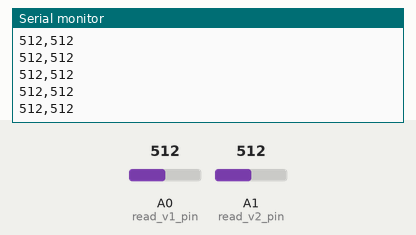
Bench run of a sketch on a simulated Arduino Uno, built with avr-gcc and run on an emulated ATmega328P. Shown: the last lines printed to the serial monitor. The inputs (shaded band) are chosen by the test bench; at power-on: A0 (read_v1_pin) = 512, A1 (read_v2_pin) = 512.

Above: at 1.2 s.
1.3 s: A0 (read_v1_pin) set to 716
At 1.32 s:
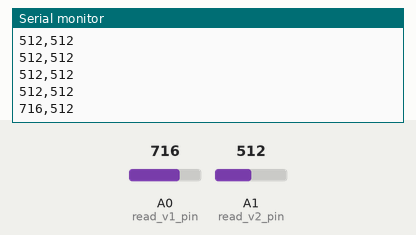
2.8 s: A1 (read_v2_pin) set to 716
At 2.82 s:
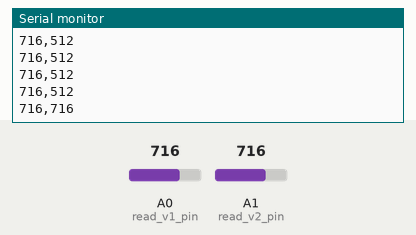
4.3 s: A0 (read_v1_pin) set to 900
At 4.32 s:
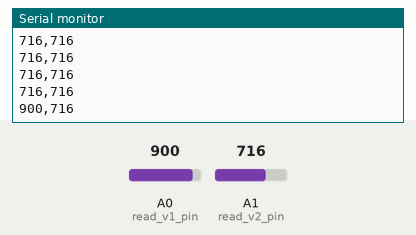
5.8 s: A1 (read_v2_pin) set to 900
At 5.82 s:
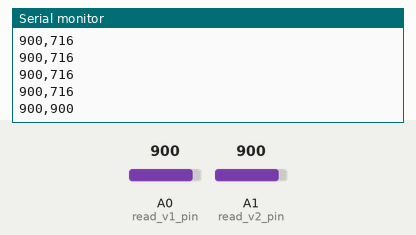
Timing chart, 0 to 8.3 s (numbered marks = the images above; inputs shaded):
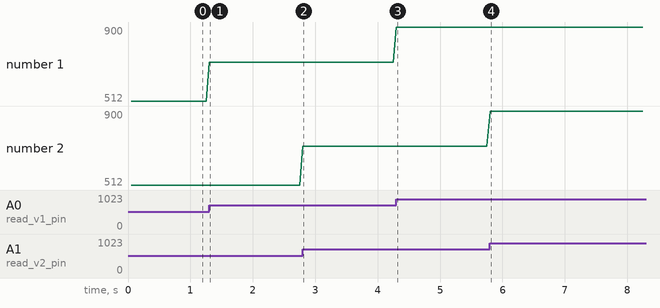

Measured:
- after the input at 1.3 s, the serial monitor: prints a new line at once (image 1)
- after the input at 2.8 s, the serial monitor: prints a new line at once (image 2)
- after the input at 4.3 s, the serial monitor: prints a new line at once (image 3)
- after the input at 5.8 s, the serial monitor: prints a new line at once (image 4)
- plotted number 1: 512 → 716 after the input at 1.3 s, 716 → 900 after the input at 4.3 s

The sketch:

PowerMB102.ino
```cpp
/*

  PowerMB102
  Use an Arduino to monitor the 3.3 and 5v rails of an MB102 breadboard power supply

  For info and circuit diagrams see https://github.com/tardate/LittleArduinoProjects/tree/main/Electronics101/PowerMB102

 */

// use timer for sampling to get even time base for data
#include <FlexiTimer2.h>

// When SAMPLE_RAW_VALUE defined, sketch sends raw analog values.
// Comment this out and the sketch will send correclty scaled Vout readings
#define SAMPLE_RAW_VALUE

// the pin we'll read Vout values from
const int read_v1_pin = A0;
const int read_v2_pin = A1;

// this is the actual value of the Arduino "5V" in millivolts.
// The Uno I'm using sends about 4.93V when powered by USB.
// Measure the 5V pin with a multimeter to check the value for the specific board used
const int vref_mv = 4930;

// temporary sampling storage
int v1_value = 0;
int v2_value = 0;
float v1 = 0.0;
float v2 = 0.0;
String result = "";


void setup() {
  Serial.begin(115200);                 // initialize serial communications (to match that used by PlotNValues.pde)

  pinMode(read_v1_pin, INPUT);          // enable Vout read
  pinMode(read_v2_pin, INPUT);          // enable Vout read

  FlexiTimer2::set(50, sample);         // sample every 50ms
  FlexiTimer2::start();
}


void loop() {
  // do nothing
}


// read the current value and send to the serial port
void sample() {
  v1_value = analogRead(read_v1_pin);
  v2_value = analogRead(read_v2_pin);

#ifdef SAMPLE_RAW_VALUE
  // sending vout_value (0-1023) because that is what PlotNValues expects.
  Serial.println(result + v1_value + "," + v2_value);
#else
  // To send the actual voltage, scaled by 2 to account for voltage divider
  v1 = map(v1_value, 0, 1023, 0, vref_mv) * 2.0;
  v2 = map(v2_value, 0, 1023, 0, vref_mv) * 2.0;
  Serial.println(result + v1 + "," + v2);
#endif

}
```
